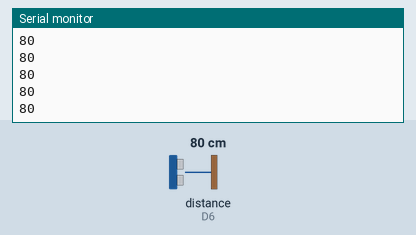
This sketch was run on a simulated ESP8266 (NodeMCU). Shown: the last lines printed to the serial monitor. Wiring (inferred from the names in the program): ultrasonic range finder: trigger D5; echo D6. The inputs (shaded band) are chosen by the test bench; at power-on: distance to the obstacle (sensor on D6) 80 cm. The echo pulse lasts 58.3 µs per cm; WiFi joins after 1.5 s; servers stay silent unless stated.

Above: at 3.0 s.
3.1 s: distance to the obstacle (sensor on D6) set to 2 cm
At 3.21 s:
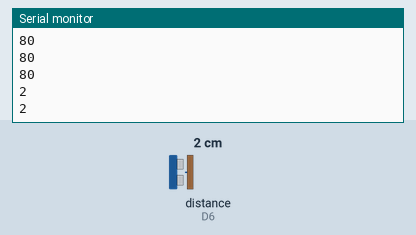
4.6 s: distance to the obstacle (sensor on D6) set to 4 cm
At 4.61 s:
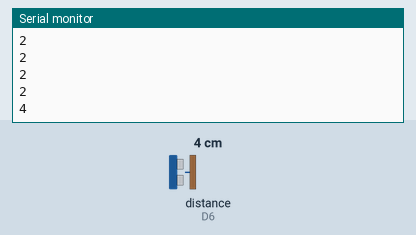
Timing chart, 0 to 7.6 s (numbered marks = the images above; inputs shaded):
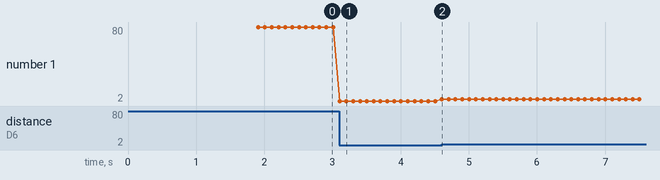

The sketch:

water_level.ino
```cpp
#include <Blynk.h>

// http://arduino.esp8266.com/stable/package_esp8266com_index.json

#define BLYNK_PRINT Serial
#include <ESP8266WiFi.h>
#include <BlynkSimpleEsp8266.h>
BlynkTimer timer;
char auth[] = "CQN1osCrav7U4GPtW_UZzf2PNexygbYt";

char ssid[] = "Rorostyle";  // Type your wifi name
char pass[] = "r@w@nhEsh@m";  // Type your wifi password

#define trig D5   // Trig pin
#define echo D6   // Echo Pin
long duration, inches, cm;
void notify()
{
  digitalWrite(trig, LOW);
  delayMicroseconds(2);
  digitalWrite(trig, HIGH);
  delayMicroseconds(10);
  digitalWrite(trig, LOW);
  long t = pulseIn(echo, HIGH);
  long cm = t / 29 / 2;
  Serial.println(cm);
  long level= 12-cm; // Change 15 according to your tank depth
  if (level<0)
  level=0;
  Blynk.virtualWrite(V1, level);
}
void setup()
{
 pinMode(trig, OUTPUT);
  pinMode(echo, INPUT);
  Serial.begin(115200);
Blynk.begin(auth, ssid, pass);
timer.setInterval(100L,notify);
}
void loop()
{
  Blynk.run();
  timer.run();
}
```

Measured:
- after the input at 3.1 s, the serial monitor: prints a new line at once (image 1)
- after the input at 4.6 s, the serial monitor: prints a new line at once (image 2)
- plotted number 1: 80 → 2 after the input at 3.1 s, 2 → 4 after the input at 4.6 s
